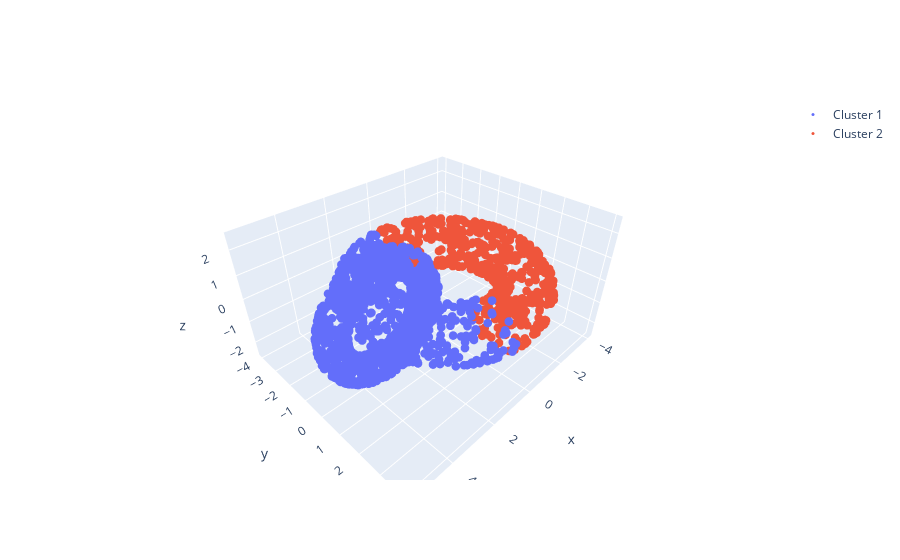

The notebook cell saved with this chart:
### Code cell
from sklearn.cluster import KMeans
# Clusters
kmeans = KMeans(n_clusters=2, random_state=0)
kmeans.fit(X)

cluster_labels = kmeans.labels_

scatter_traces = []
for i in range(2):
    cluster_points = X[cluster_labels == i]
    scatter_trace = go.Scatter3d(
        x=cluster_points[:, 0],
        y=cluster_points[:, 1],
        z=cluster_points[:, 2],
        mode='markers',
        marker=dict(size=3),
        name=f'Cluster {i+1}'
    )
    scatter_traces.append(scatter_trace)

layout = go.Layout(scene=dict(aspectmode='data'))
fig = go.Figure(data=scatter_traces, layout=layout)
fig.show()

### Figure 1 — Plotly figure (JSON) as saved in the notebook; plotly's stock layout.template omitted (floating-point values rounded to 4 significant figures; data arrays with more than 128 entries replaced by an {"elided": "..."} marker saying what was removed)
{"data": [{"marker": {"size": 3}, "mode": "markers", "name": "Cluster 1", "type": "scatter3d", "x": {"elided": "1449 float values"}, "y": {"elided": "1449 float values"}, "z": {"elided": "1449 float values"}}, {"marker": {"size": 3}, "mode": "markers", "name": "Cluster 2", "type": "scatter3d", "x": {"elided": "551 float values"}, "y": {"elided": "551 float values"}, "z": {"elided": "551 float values"}}], "layout": {"scene": {"aspectmode": "data"}}}
